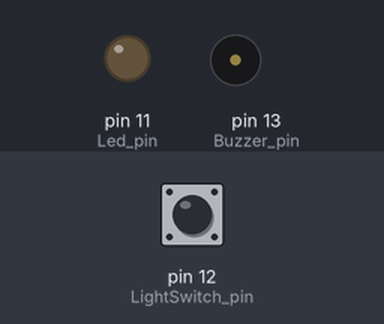
Bench run of a sketch on a simulated Arduino Uno, built with avr-gcc and run on an emulated ATmega328P. Shown: output pins drawn as LEDs (lit = HIGH), buzzer (waves = sounding, pin HIGH). Inputs (shaded band) come from the test bench; at power-on: pin 12 (LightSwitch_pin) LOW. What the sketch prints to the serial monitor is not drawn.

Above: at 1.2 s.
1.3 s: pin 12 (LightSwitch_pin) pulled HIGH for 0.15 s
At 1.38 s:
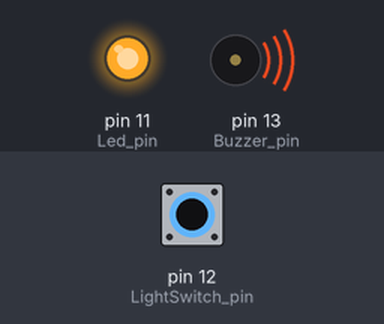
2.9 s: pin 12 (LightSwitch_pin) pulled HIGH for 3.2 s
At 6.4 s:
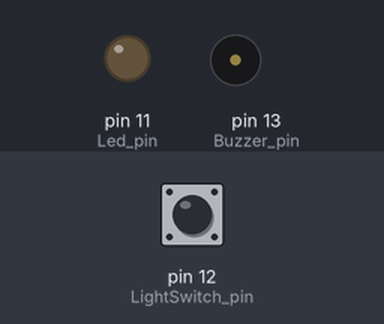
Timing chart, 0 to 7.9 s (numbered marks = the images above; inputs shaded):
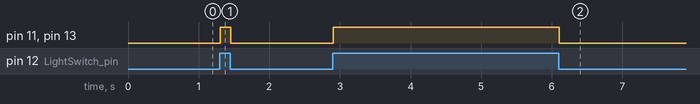

The sketch:

LightSwitch.ino
```cpp
// LightSwitch.ino
// Date: 2020/05/02

int Led_pin = 11;
int Buzzer_pin = 13;
int LightSwitch_pin = 12;

void setup()
{
    pinMode(Led_pin, OUTPUT);
    pinMode(Buzzer_pin, OUTPUT);
    pinMode(LightSwitch_pin, INPUT);
    Serial.begin(9600);
}

void loop()
{
    int value = digitalRead(LightSwitch_pin);
    Serial.println(value);
    if(value==1)
    {
        digitalWrite(Led_pin, HIGH);
        digitalWrite(Buzzer_pin, HIGH);
     // delay(1000);
    }
    else
    {
        digitalWrite(Led_pin, LOW);
        digitalWrite(Buzzer_pin, LOW);
    }
}
```

Measured:
- after the input at 1.3 s, pin 11 (Led_pin), pin 13 (Buzzer_pin): LOW → HIGH at once, → LOW 0.15 s later
- after the input at 2.9 s, pin 11 (Led_pin), pin 13 (Buzzer_pin): LOW → HIGH at once, → LOW 3.2 s later
